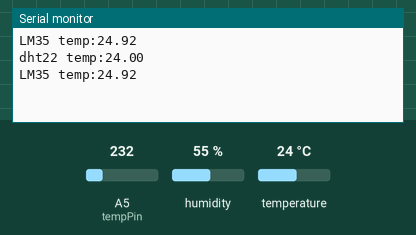
Simulated run of this sketch. Board: Arduino Uno, built with avr-gcc and run on an emulated ATmega328P. Parts: the last lines printed to the serial monitor. Wiring (inferred from the names in the program): DHT22 sensor: data pin 18. Inputs (shaded band) come from the test bench; at power-on: temperature 24 °C, A5 (tempPin) = 232, humidity 55 %.

Above: at 4.0 s.
4.1 s: temperature set to 12 °C
At 5.9 s:
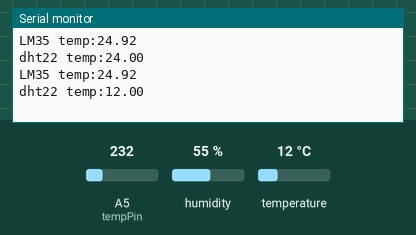
8.3 s: A5 (tempPin) set to 250
At 10.7 s:
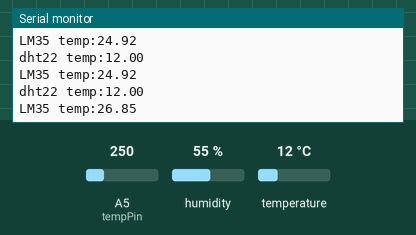
12.5 s: temperature set to 19 °C
At 13.5 s:
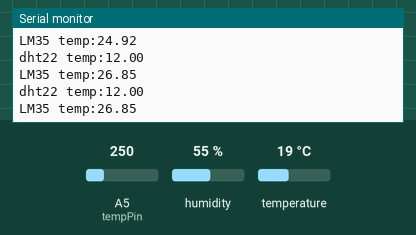
16.7 s: A5 (tempPin) set to 266
At 20.3 s:
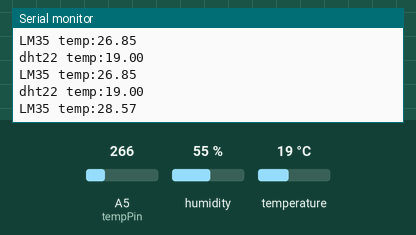
Timing chart, 0 to 21.8 s (numbered marks = the images above; inputs shaded):
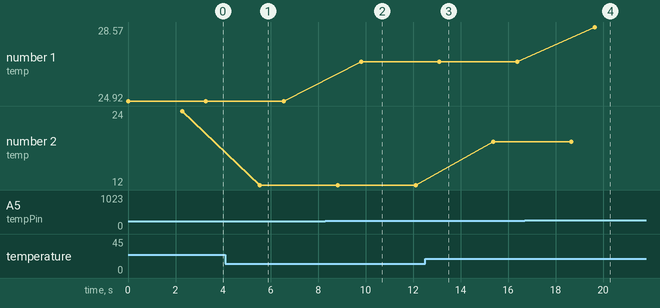

The sketch:

lm35Test.ino
```cpp
#include "DHT.h"
#define DHTPIN  18
#define DHTTYPE DHT22
DHT dht(DHTPIN, DHTTYPE);
//#define LM1 A5
//float temp;
//
//void setup() {
//  // put your setup code here, to run once:
//Serial.begin(9600);
//}
//
//void loop() {
// temp = readLM1();
// Serial.print("temperature: ");
// Serial.println(temp);
// delay(1000);
//
//}
//
//float readLM1()
//{
//  float t = analogRead(LM1);
//  t = (t*500)/1023;
//  return t;
//}


////////////////////////////////////////////////////
#define tempPin A5
float tempC;
int reading;


void setup()
{
analogReference(INTERNAL);
Serial.begin(9600);
dht.begin();
}

void loop()
{
reading = analogRead(tempPin);
tempC = reading / 9.31;
Serial.print("LM35 temp:");
Serial.println(tempC);
delay(2000);
float t = dht.readTemperature();
Serial.print("dht22 temp:");
Serial.println(t);
delay(1000);

}
```

Measured:
- after the input at 4.1 s, the serial monitor: prints a new line after 1.4 s (image 1)
- after the input at 8.3 s, the serial monitor: prints a new line after 1.5 s (image 2)
- after the input at 16.7 s, the serial monitor: prints a new line after 3.0 s (image 4)
- plotted number 1: 24.92 → 26.85 after the input at 8.3 s, 26.85 → 28.57 after the input at 16.7 s
- plotted number 2: 24 → 12 after the input at 4.1 s, 12 → 19 after the input at 12.5 s
